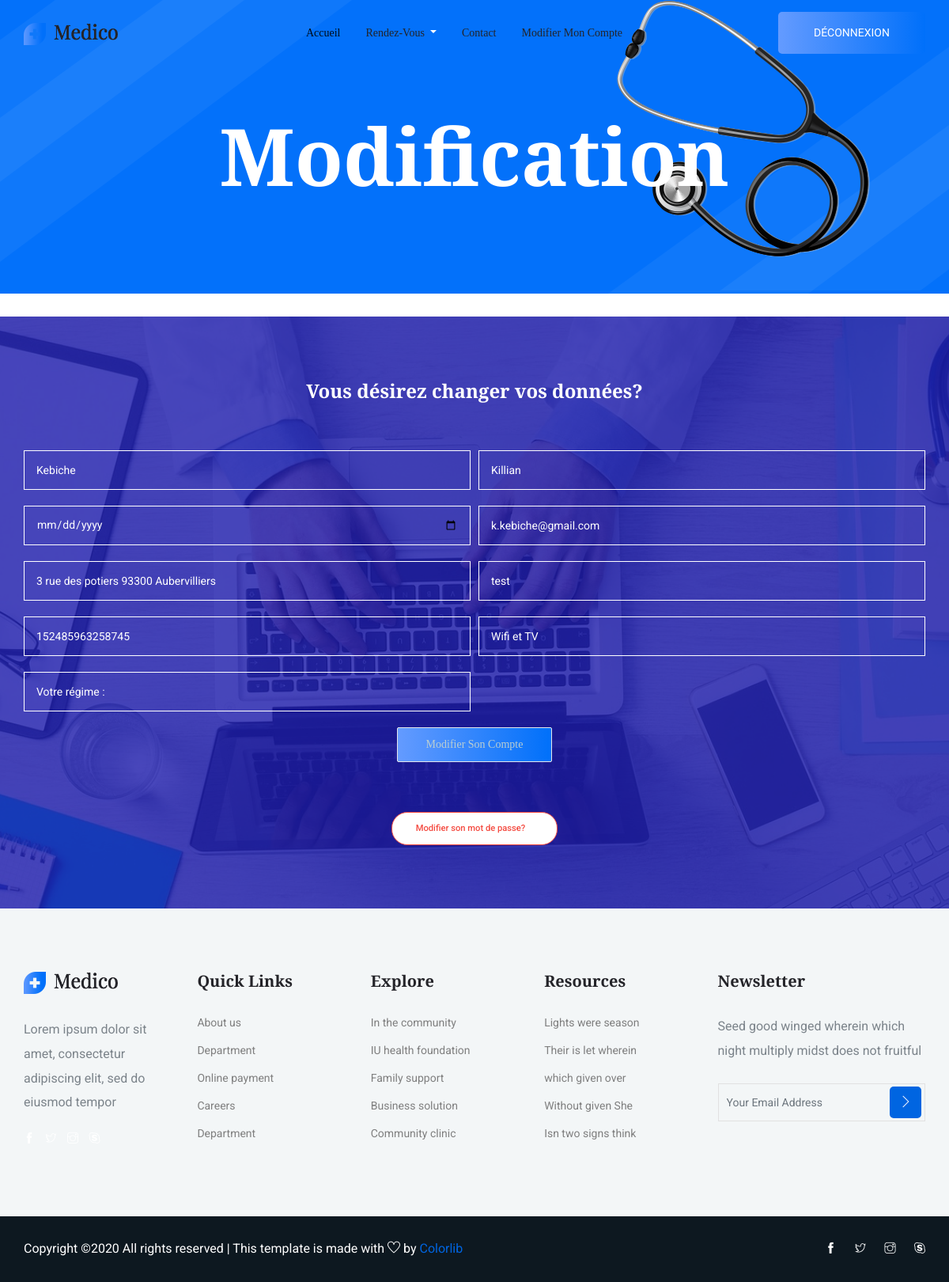
/views/modification.php (signed in), run on an earlier commit of the app's database.
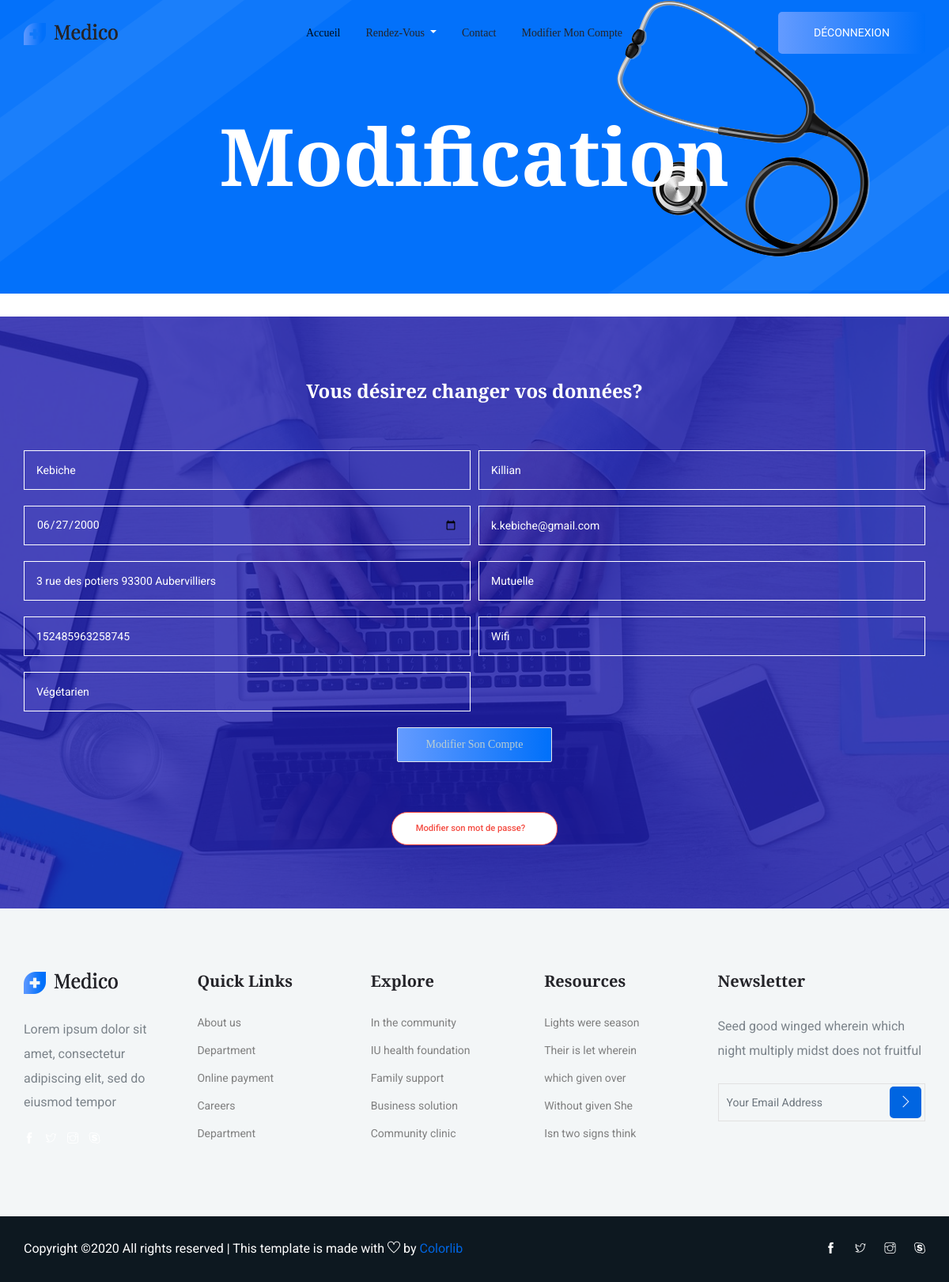
And on a later commit of the database.
### tables this page shows
CREATE TABLE IF NOT EXISTS `compte` (
  `id` int(11) NOT NULL AUTO_INCREMENT,
  `nom` varchar(50) NOT NULL,
  `prenom` varchar(50) NOT NULL,
  `date_naissance` varchar(10) DEFAULT NULL,
  `mail` varchar(50) DEFAULT NULL,
  `adresse` text,
  `mutuelle` varchar(50) DEFAULT NULL,
  `num_sec_soc` varchar(15) DEFAULT NULL,
  `option_chambre` varchar(10) DEFAULT NULL,
  `regime` text,
  `mdp` varchar(50) NOT NULL,
  `role` varchar(7) NOT NULL,
  PRIMARY KEY (`id`),
  UNIQUE KEY `fk_patient` (`nom`)
);

### views/modification.php (the view, shortened to what this page needs)
<!doctype html>
<html lang="en">
<?php
try{
  $bdd= new PDO('mysql:host=localhost;dbname=hopital; charset=utf8','root','');
}
catch (Exception $e){
  die('Erreur:'.$e->getMessage());
}
$req = $bdd->prepare('SELECT id FROM compte WHERE mail=?');
$req->execute(array("k.kebiche@gmail.com"));
$id= $req->fetch();
$rec = $bdd->prepare('SELECT * FROM compte WHERE id=?');
$rec->execute(array($id[0]));
$donnees= $rec->fetch();
?>
<head>
    <?php
      require_once('navbar.php');
    ?>
     <section class="breadcrumb_part breadcrumb_bg">
        <div class="container">
            <div class="row">
                <div class="col-lg-12">
                    <div class="breadcrumb_iner">
                        <div class="breadcrumb_iner_item">
                            <h2>Modification</h2>
                        </div>
                    </div>
                </div>
            </div>
        </div>
    </section>
    <section class="regervation_part section_padding">
        <div class="container">
            <div class="row align-items-center regervation_content">
                <div class="col-lg-12">
                   <div class="regervation_part_iner">
                        <form action="../traitement/modification.php" method="post">
                          <center>
                           <h2>Vous désirez changer vos données? </h2> </center>
                            <div class="form-row">
                                <div class="form-group col-md-6">
                                    <input type="name" class="form-control" name="nom" placeholder="Votre nom : " <?php echo 'value='.'"'.$donnees["nom"].'"'.''?>>
                                </div>
                                <div class="form-group col-md-6">
                                    <input type="name" class="form-control" name="prenom" placeholder="Votre prénom : " <?php echo 'value='.'"'.$donnees["prenom"].'"'.''?>>
                                </div>
                                <div class="form-group col-md-6">
                                    <input type="date" class="form-control" name="date_naissance" placeholder="Votre date de naissance : " <?php echo 'value='.'"'.$donnees["date_naissance"].'"'.''?>>
                                </div>
                                <div class="form-group col-md-6">
                                    <input type="email" class="form-control" name="mail" placeholder="Votre mail : " <?php echo 'value='.'"'.$donnees["mail"].'"'.''?>>
                                </div>
                                <div class="form-group col-md-6">
                                    <input type="name" class="form-control" name="adresse" placeholder="Votre adresse : " <?php echo 'value='.'"'.$donnees["adresse"].'"'.''?>>
                                </div>
                                <div class="form-group col-md-6">
                                    <input type="name" class="form-control" name="mutuelle" placeholder="Votre mutuelle : " <?php echo 'value='.'"'.$donnees["mutuelle"].'"'.''?>>
                                </div>
                                <div class="form-group col-md-6">
                                    <input type="tel" class="form-control" name="num_sec_soc"   maxlength="15" placeholder="Votre numéro de sécurité sociale : " <?php echo 'value='.'"'.$donnees["num_sec_soc"].'"'.''?>>
                                </div>
                                <div class="form-group col-md-6">
                                    <input type="name" class="form-control" name="option_chambre" placeholder="Vos options de chambre (Wifi et/ou TV) : " maxlength="10" <?php echo 'value='.'"'.$donnees["option_chambre"].'"'.''?>>
                                </div>
                                <div class="form-group col-md-6">
                                    <input type="name" class="form-control" name="regime" placeholder="Votre régime : " <?php echo 'value='.'"'.$donnees["regime"].'"'.''?>>
                                </div>
<br/>
                            </div>
                            <div class="regerv_btn"><center>
                                <input type="submit" class="btn_1" name="btn" value="Modifier son compte">
                                <br/>  </center>
                              </br/>		<center>
<br/>
                                <a href="../landing.php" class="genric-btn danger-border circle arrow"> Modifier son mot de passe? </a></center>
                            </div>
                        </form>
                    </div>
                </div>
            </div>
        </div>
    </section>
    <?php
    require_once('footer.php');
     ?>
</html>

### views/navbar.php (shortened to what this page needs)
<!doctype html>
<html lang="en">
<head>
    <link rel="stylesheet" href="../css/bootstrap.min.css">
    <link rel="stylesheet" href="../css/animate.css">
    <link rel="stylesheet" href="../css/owl.carousel.min.css">
    <link rel="stylesheet" href="../css/themify-icons.css">
    <link rel="stylesheet" href="../css/flaticon.css">
    <link rel="stylesheet" href="../css/magnific-popup.css">
    <link rel="stylesheet" href="../css/nice-select.css">
    <link rel="stylesheet" href="../css/slick.css">
    <link rel="stylesheet" href="../css/style.css">
</head>
<header class="main_menu home_menu">
    <div class="container">
        <div class="row align-items-center">
            <div class="col-lg-12">
                <nav class="navbar navbar-expand-lg navbar-light">
                    <a class="navbar-brand" href="../page_index.php"> <img src="../img/logo.png" alt="logo"> </a>
                    <div class="collapse navbar-collapse main-menu-item justify-content-center"
                        id="navbarSupportedContent">
                        <ul class="navbar-nav align-items-center">
                          <?php
                          if (isset($_SESSION['mail'])){
                            if ($_SESSION['role'] == "patient") {
                           ?>
                            <li class="nav-item active">
                                <a class="nav-link" href="../page_index.php">Accueil</a>
                            </li>
                            <li class="nav-item dropdown">
                                <a class="nav-link dropdown-toggle" href="#" id="navbarDropdown"
                                    role="button" data-toggle="dropdown" aria-haspopup="true" aria-expanded="false">
                                    Rendez-vous
                                </a>
                            </li>
                            <li class="nav-item">
                                <a class="nav-link" href="contact.php">Contact</a>
                            </li>
                            <li class="nav-item">
                                <a class="nav-link" href="modification.php">Modifier mon compte</a>
                            </li>
                        </ul>
                    </div>
                    <a class="btn_2 d-none d-lg-block" href=href="../traitement/session_destroy.php">Déconnexion</a>
                <?php }
              }  ?>
                </nav>
            </div>
        </div>
    </div>
</header>
</html>

### views/footer.php (shortened to what this page needs)
<!doctype html>
<html lang="en">
<footer class="footer-area">
    <div class="footer section_padding">
        <div class="container">
            <div class="row justify-content-between">
                <div class="col-xl-2 col-md-4 col-sm-6 single-footer-widget">
                    <a href="#" class="footer_logo"> <img src="../img/logo.png" alt="#"> </a>
                    <p>Lorem ipsum dolor sit amet, consectetur adipiscing elit, sed do eiusmod tempor </p>
                    <div class="social_logo">
                        <a href="#"><i class="ti-facebook"></i></a>
                        <a href="#"> <i class="ti-twitter"></i> </a>
                        <a href="#"><i class="ti-instagram"></i></a>
                        <a href="#"><i class="ti-skype"></i></a>
                    </div>
                </div>
                <div class="col-xl-2 col-sm-6 col-md-4 single-footer-widget">
                    <h4>Quick Links</h4>
                    <ul>
                        <li><a href="#">About us</a></li>
                        <li><a href="#">Department</a></li>
                        <li><a href="#"> Online payment</a></li>
                        <li><a href="#">Careers</a></li>
                        <li><a href="#">Department</a></li>
                    </ul>
                </div>
                <div class="col-xl-2 col-sm-6 col-md-4 single-footer-widget">
                    <h4>Explore</h4>
                    <ul>
                        <li><a href="#">In the community</a></li>
                        <li><a href="#">IU health foundation</a></li>
                        <li><a href="#">Family support </a></li>
                        <li><a href="#">Business solution</a></li>
                        <li><a href="#">Community clinic</a></li>
                    </ul>
                </div>
                <div class="col-xl-2 col-sm-6 col-md-6 single-footer-widget">
                    <h4>Resources</h4>
                    <ul>
                        <li><a href="#">Lights were season</a></li>
                        <li><a href="#"> Their is let wherein</a></li>
                        <li><a href="#">which given over</a></li>
                        <li><a href="#">Without given She</a></li>
                        <li><a href="#">Isn two signs think</a></li>
                    </ul>
                </div>
                <div class="col-xl-3 col-sm-6 col-md-6 single-footer-widget">
                    <h4>Newsletter</h4>
                    <p>Seed good winged wherein which night multiply
                        midst does not fruitful</p>
                    <div class="form-wrap" id="mc_embed_signup">
                        <form target="_blank"
                            action="https://spondonit.us12.list-manage.com/subscribe/post?u=1462626880ade1ac87bd9c93a&amp;id=92a4423d01"
                            method="get" class="form-inline">
                            <input class="form-control" name="EMAIL" placeholder="Your Email Address"
                                onfocus="this.placeholder = ''" onblur="this.placeholder = 'Your Email Address '"
                                required="" type="email">
                            <button class="click-btn btn btn-default text-uppercase"> <i class="ti-angle-right"></i>
                            </button>
                        </form>
                    </div>
                </div>
            </div>
        </div>
    </div>
    <div class="copyright_part">
        <div class="container">
            <div class="row align-items-center">
                <p class="footer-text m-0 col-lg-8 col-md-12">
Copyright &copy;<script>document.write(new Date().getFullYear());</script> All rights reserved | This template is made with <i class="ti-heart" aria-hidden="true"></i> by <a href="https://colorlib.com" target="_blank">Colorlib</a>
</p>
                <div class="col-lg-4 col-md-12 text-center text-lg-right footer-social">
                    <a href="#"><i class="ti-facebook"></i></a>
                    <a href="#"> <i class="ti-twitter"></i> </a>
                    <a href="#"><i class="ti-instagram"></i></a>
                    <a href="#"><i class="ti-skype"></i></a>
                </div>
            </div>
        </div>
    </div>
</footer>
</body>
</html>

What changed in the data, as far as the page shows it:
changed compte "Kebiche": date_naissance (not shown) → "06/27/2000"; mutuelle "test" → "Mutuelle"; option_chambre "Wifi et TV" → "Wifi"; regime (not shown) → "Végétarien"
